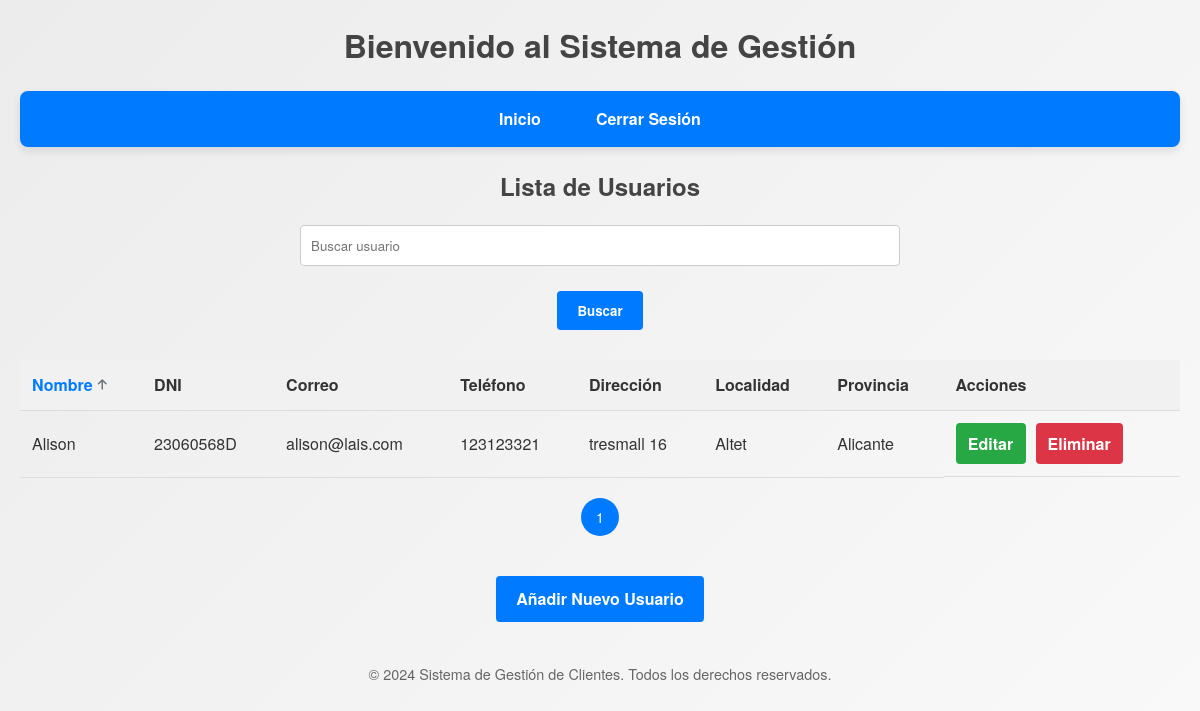
/public/clientes.php, run on the app's committed database.
### tables this page shows
CREATE TABLE `clientes` (
  `id` int(11) NOT NULL,
  `dni` varchar(9) NOT NULL,
  `nombre` varchar(100) NOT NULL,
  `correo` varchar(100) NOT NULL,
  `contrasena` varchar(255) NOT NULL,
  `rol` enum('usuario','administrador','editor') NOT NULL DEFAULT 'usuario',
  `telefono` varchar(20) DEFAULT NULL,
  `direccion` varchar(255) DEFAULT NULL,
  `localidad` varchar(100) DEFAULT NULL,
  `provincia` varchar(100) DEFAULT NULL,
  `creado_en` timestamp NOT NULL DEFAULT current_timestamp()
);

### includes/Usuario.php (called while the page is built, shortened)
<?php
class Usuario {
    private $db;
    public function __construct($db) {
        if ($db instanceof BaseDeDatos) {
            $this->db = $db;
        } else {
            throw new Exception("La clase Articulo necesita una instancia válida de BaseDeDatos.");
        }
    }
    public function listarUsuariosConPaginacion($roles = [], $busqueda = '', $orden = 'ASC', $limite = 10, $offset = 0) {
        try {
            $conexion = $this->db->getConexion();
            $sql = "SELECT * FROM clientes WHERE 1=1";
            if (!empty($roles)) {
                $placeholders = implode(',', array_fill(0, count($roles), '?'));
                $sql .= " AND rol IN ($placeholders)";
            }
            $orden = strtoupper($orden);
            $sql .= " ORDER BY nombre $orden LIMIT $limite OFFSET $offset";
            $stmt = $conexion->prepare($sql);
            $params = [];
            if (!empty($roles)) {
                $params = array_merge($params, $roles);
            }
            $stmt->execute($params);
            return $stmt->fetchAll(PDO::FETCH_ASSOC);
        } catch (PDOException $e) {
            throw new Exception("Error al listar los usuarios: " . $e->getMessage());
        }
    }
    public function contarUsuarios($roles = [], $busqueda = '') {
        try {
            $conexion = $this->db->getConexion();
            $sql = "SELECT COUNT(*) as total FROM clientes WHERE 1=1";
            if (!empty($roles)) {
                $placeholders = implode(',', array_fill(0, count($roles), '?'));
                $sql .= " AND rol IN ($placeholders)";
            }
            $stmt = $conexion->prepare($sql);
            $params = [];
            if (!empty($roles)) {
                $params = array_merge($params, $roles);
            }
            $stmt->execute($params);
            return (int)$stmt->fetchColumn();
        } catch (PDOException $e) {
            throw new Exception("Error al contar los usuarios: " . $e->getMessage());
        }
    }
}

### public/clientes.php (the view, shortened to what this page needs)
<?php
require_once '../includes/header.php';
require_once '../includes/Usuario.php';
$db = new BaseDeDatos();
$usuario = new Usuario($db);
$busqueda = isset($_GET['busqueda']) ? trim($_GET['busqueda']) : '';
$orden = isset($_GET['orden']) && in_array(strtoupper($_GET['orden']), ['ASC', 'DESC']) ? strtoupper($_GET['orden']) : 'ASC';
$paginaActual = isset($_GET['pagina']) ? (int)$_GET['pagina'] : 1;
$limite = 10;
$offset = ($paginaActual - 1) * $limite;
try {
    $rolesPermitidos = ['usuario'];
    $usuarios = $usuario->listarUsuariosConPaginacion($rolesPermitidos, $busqueda, $orden, $limite, $offset);
    $totalUsuarios = $usuario->contarUsuarios($rolesPermitidos, $busqueda);
    $totalPaginas = ceil($totalUsuarios / $limite);
} catch (Exception $e) {
    die("Error al obtener los usuarios: " . $e->getMessage());
}
?>
<!DOCTYPE html>
<html lang="es">
<head>
    <link rel="stylesheet" href="css/styles.css">
    <link rel="stylesheet" href="https://cdnjs.cloudflare.com/ajax/libs/font-awesome/6.0.0-beta3/css/all.min.css">
</head>
<body>
<h2>Lista de Usuarios</h2>
<form action="clientes.php" method="get">
    <input type="text" name="busqueda" placeholder="Buscar usuario" value="<?php echo htmlspecialchars($busqueda); ?>">
    <button type="submit">Buscar</button>
</form>
<table>
    <thead>
        <tr>
        <th>
                <a href="?orden=<?php echo ($orden === 'ASC') ? 'DESC' : 'ASC'; ?>&busqueda=<?php echo urlencode($busqueda); ?>" class="ordenar">
                Nombre
                        <?php if ($orden === 'ASC'): ?>
                            <i class="fas fa-arrow-up"></i>
                        <?php else: ?>
                            <i class="fas fa-arrow-down"></i>
                        <?php endif; ?>
                </a>
            </th>
            <th>DNI</th>
            <th>Correo</th>
            <th>Teléfono</th>
            <th>Dirección</th>
            <th>Localidad</th>
            <th>Provincia</th>
            <th>Acciones</th>
        </tr>
    </thead>
    <tbody>
        <?php if (!empty($usuarios)): ?>
            <?php foreach ($usuarios as $usuario): ?>
                <tr>
                    <td><?php echo htmlspecialchars($usuario['nombre']); ?></td>
                    <td><?php echo htmlspecialchars($usuario['dni']); ?></td>
                    <td><?php echo htmlspecialchars($usuario['correo']); ?></td>
                    <td><?php echo htmlspecialchars($usuario['telefono']); ?></td>
                    <td><?php echo htmlspecialchars($usuario['direccion']); ?></td>
                    <td><?php echo htmlspecialchars($usuario['localidad']); ?></td>
                    <td><?php echo htmlspecialchars($usuario['provincia']); ?></td>
                    <td class="actions">
                        <a href="editar_usuario.php?id=<?php echo $usuario['id']; ?>" class="editar">Editar</a>
                        <?php if ($_SESSION['usuario_id'] !== $usuario['id']): ?>
                            <a href="borrar_usuario.php?id=<?php echo $usuario['id']; ?>" class="borrar" onclick="return confirm('¿Está seguro de que desea eliminar este usuario?');">Eliminar</a>
                        <?php endif; ?>
                    </td>
                </tr>
            <?php endforeach; ?>
        <?php else: ?>
            <tr>
                <td colspan="8">No se encontraron usuarios.</td>
            </tr>
        <?php endif; ?>
    </tbody>
</table>
<div class="paginacion">
    <?php for ($i = 1; $i <= $totalPaginas; $i++): ?>
        <a href="?pagina=<?php echo $i; ?>&busqueda=<?php echo urlencode($busqueda); ?>&orden=<?php echo $orden; ?>" class="<?php echo ($i === $paginaActual) ? 'active' : ''; ?>">
            <?php echo $i; ?>
        </a>
    <?php endfor; ?>
</div>
<div class="add-client">
    <a href="usuario_nuevo.php" class="add">Añadir Nuevo Usuario</a>
</div>
<?php
require_once '../includes/footer.php';
?>
</body>
</html>

### css/styles.css (style rules this page uses)
* { margin: 0; padding: 0; box-sizing: border-box; font-family: 'Helvetica Neue', Arial, sans-serif; }
body { background: linear-gradient(135deg, #ececec, #f9f9f9); color: #333; line-height: 1.6; padding: 20px; }
h1, h2 { text-align: center; margin-bottom: 20px; color: #444; }
form { display: grid; grid-gap: 15px; max-width: 600px; margin: 0 auto; }
input[type="text"], input[type="email"], input[type="password"], select { padding: 10px; border: 1px solid #ccc; border-radius: 4px; transition: all 0.3s; max-width: 100%; width: 100%; margin: 0 auto; }
button[type="button"], button[type="submit"] { padding: 10px 20px; border: none; border-radius: 4px; cursor: pointer; font-weight: bold; transition: background-color 0.3s, box-shadow 0.3s; max-width: 300px; margin: 10px auto; display: block; }
button[type="submit"] { background: #007bff; color: white; }
table { width: 100%; border-collapse: collapse; margin: 20px 0; font-size: 1rem; }
table th, table td { padding: 12px; text-align: left; border-bottom: 1px solid #ddd; }
table th { background: #f1f1f1; font-weight: bold; }
.actions { display: flex; gap: 10px; }
.add-client { text-align: center; margin-top: 20px; }
a.editar, a.borrar, a.add { display: inline-block; padding: 10px 20px; color: white; font-weight: bold; text-decoration: none; border-radius: 4px; transition: background-color 0.3s, box-shadow 0.3s; }
a.editar { background: #28a745; }
a.borrar { background: #dc3545; }
a.add { background: #007bff; margin-top: 20px; }
table tbody td { vertical-align: middle; }
.actions .borrar { background-color: #dc3545; color: #ffffff; border-radius: 4px; padding: 8px 12px; text-decoration: none; transition: background-color 0.3s; min-width: 70px; text-align: center; }
.actions .editar { background-color: #28a745; color: #ffffff; border-radius: 4px; padding: 8px 12px; text-decoration: none; transition: background-color 0.3s; min-width: 70px; text-align: center; }
.paginacion { display: flex; justify-content: center; align-items: center; gap: 5px; margin: 20px 0; }
.paginacion a { text-decoration: none; padding: 8px 15px; border-radius: 20px; color: #fff; background-color: #007bff; font-size: 14px; transition: background-color 0.3s ease, transform 0.2s ease; }
th .ordenar { text-decoration: none !important; color: #007bff; font-weight: bold; display: inline-flex; align-items: center; gap: 5px; transition: color 0.3s ease; }
th .ordenar i { font-size: 12px; color: #6c757d; }

### data on the page
clientes: nombre "Alison", dni "23060568D", correo "alison@lais.com", telefono "123123321", direccion "tresmall 16", localidad "Altet", provincia "Alicante"
